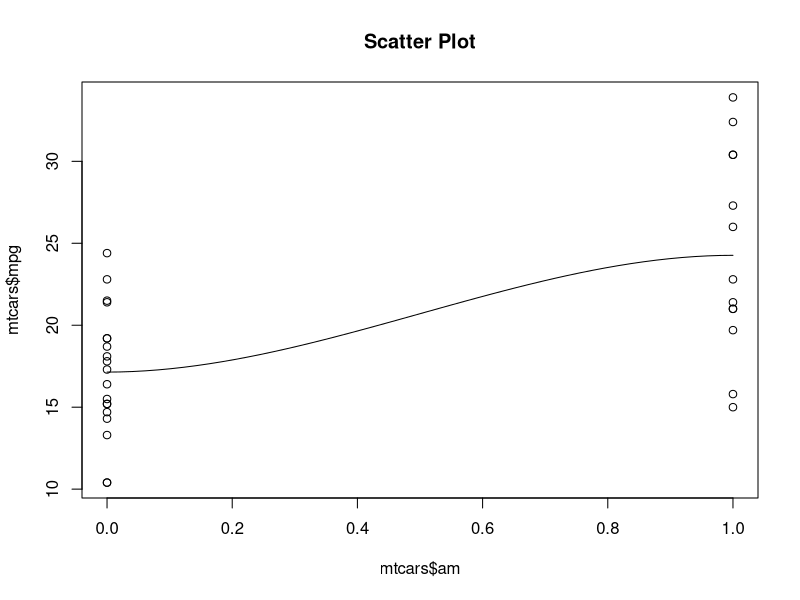
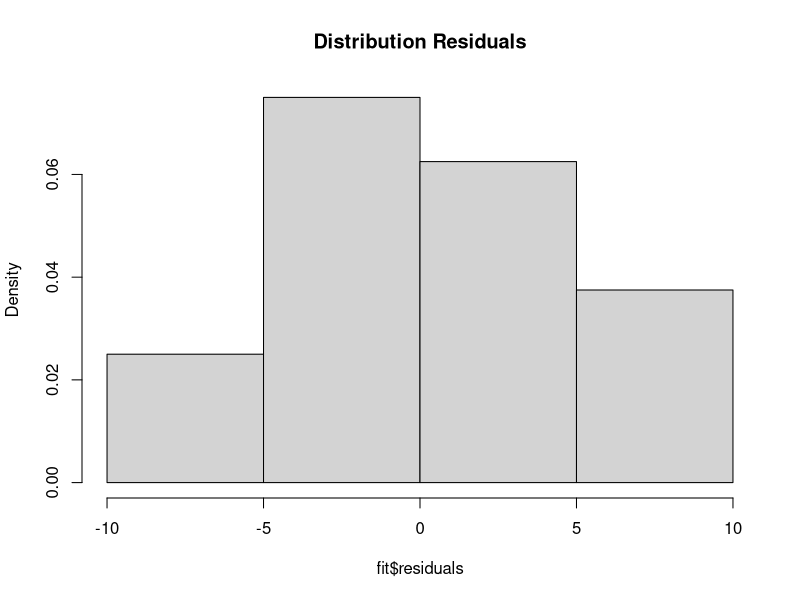
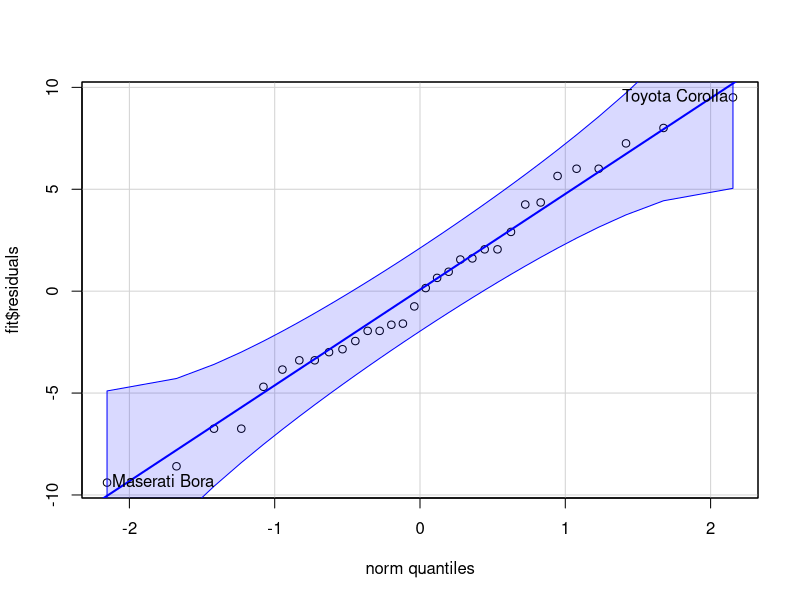

The R source for these figures, in order:
## ---- chunk 1
knitr::opts_chunk$set(echo = TRUE)
## ---- chunk 2
summary(mtcars)
## ---- chunk 3
scatter.smooth(x = mtcars$am, y = mtcars$mpg, main = 'Scatter Plot')
## ---- chunk 4
fit <- lm(mpg ~ factor(am), mtcars)
summary(fit)
## ---- chunk 5
hist(fit$residuals,freq = FALSE,main = "Distribution Residuals")
## ---- chunk 6
library(car)
qqPlot(fit$residuals)
